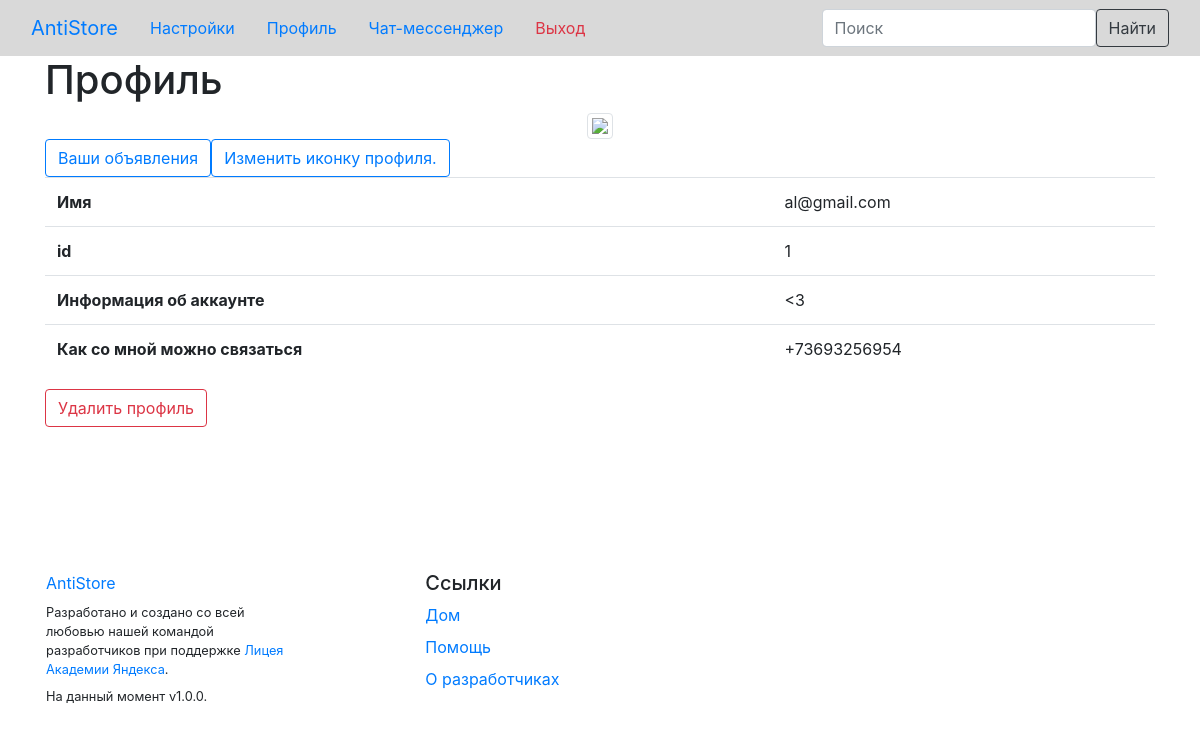
Screenshot of /profile (signed in) with the database file from the repository.
### data/users.py (models this page shows, shortened)
class User(SqlAlchemyBase, UserMixin, SerializerMixin):
    __tablename__ = 'users'
    id = sqlalchemy.Column(sqlalchemy.Integer, primary_key=True, autoincrement=True)
    name = sqlalchemy.Column(sqlalchemy.String, nullable=True)
    description = sqlalchemy.Column(sqlalchemy.String)
    address = sqlalchemy.Column(sqlalchemy.String, index=True, unique=True, nullable=True)
    password = sqlalchemy.Column(sqlalchemy.String, nullable=True)
    communication = sqlalchemy.Column(sqlalchemy.String, nullable=True)

### server.py (the view)
@app.route('/profile', methods=['GET'])
def profile():
    if not current_user.is_authenticated:
        return redirect('/login')
    return render_template('profileT.html', title='Поиск', user=current_user)

### data/db_session.py (called while the page is built)
def create_session() -> Session:
    global __factory
    return __factory()

### server.py (called while the page is built)
@login_manager.user_loader
def load_user(user_id):
    db_sess = db_session.create_session()
    return db_sess.get(User, user_id)

### templates/profileT.html (shortened to what this page needs)
{% extends "base.html" %}
{% block content %}
<h1>Профиль</h1>
<div class="container">
    <div class="row">
        <div class="col text-center">
            <img src="/icon/{{current_user.id}}" class="img-thumbnail">
        </div>
    </div>
</div>
<div class="btn-group" role="group" aria-label="Basic example">
    <form class="d-flex" method="post">
        <button class="btn btn-outline-primary" type="submit">Ваши объявления</button>
    </form>
    <form class="d-flex" method="post">
        <button class="btn btn-outline-primary" type="submit">Изменить иконку профиля.</button>
    </form>
</div>
<table class="table">
    <tbody>
    <tr>
        <th scope="row">Имя</th>
        <td>{{current_user.name}}</td>
    </tr>
    <tr>
        <th scope="row">id</th>
        <td>{{current_user.id}}</td>
    </tr>
    <tr>
        <th scope="row">Информация об аккаунте</th>
        <td>{{current_user.description}}</td>
    </tr>
    <tr>
        <th scope="row">Как со мной можно связаться</th>
        <td>{{current_user.communication}}</td>
    </tr>
    </tbody>
</table>
<a class="btn btn-outline-danger" type="button" href="/profile/delete_profile">Удалить профиль</a>
{% endblock %}

### templates/base.html (style rules this page uses)
html, body { background-image: url("https://bogatyr.club/uploads/posts/2023-02/1677448103_bogatyr-club-p-svetlo-serii-tsvet-fon-pinterest-46.jpg"); }

### rows the page displays
User: name "al@gmail.com", id "1", description "<3", communication "+73693256954"
